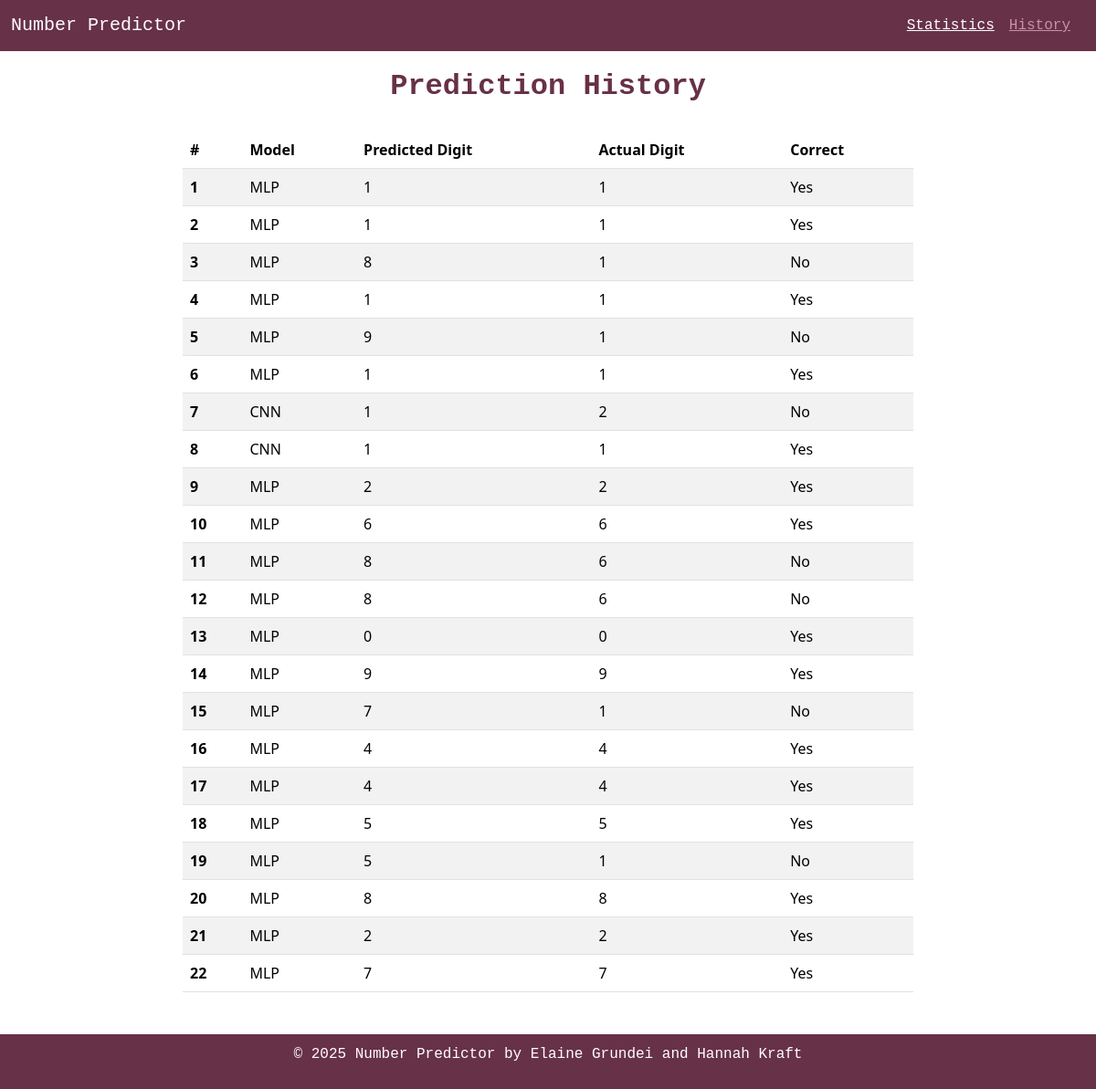
Page /history on the earlier database version.
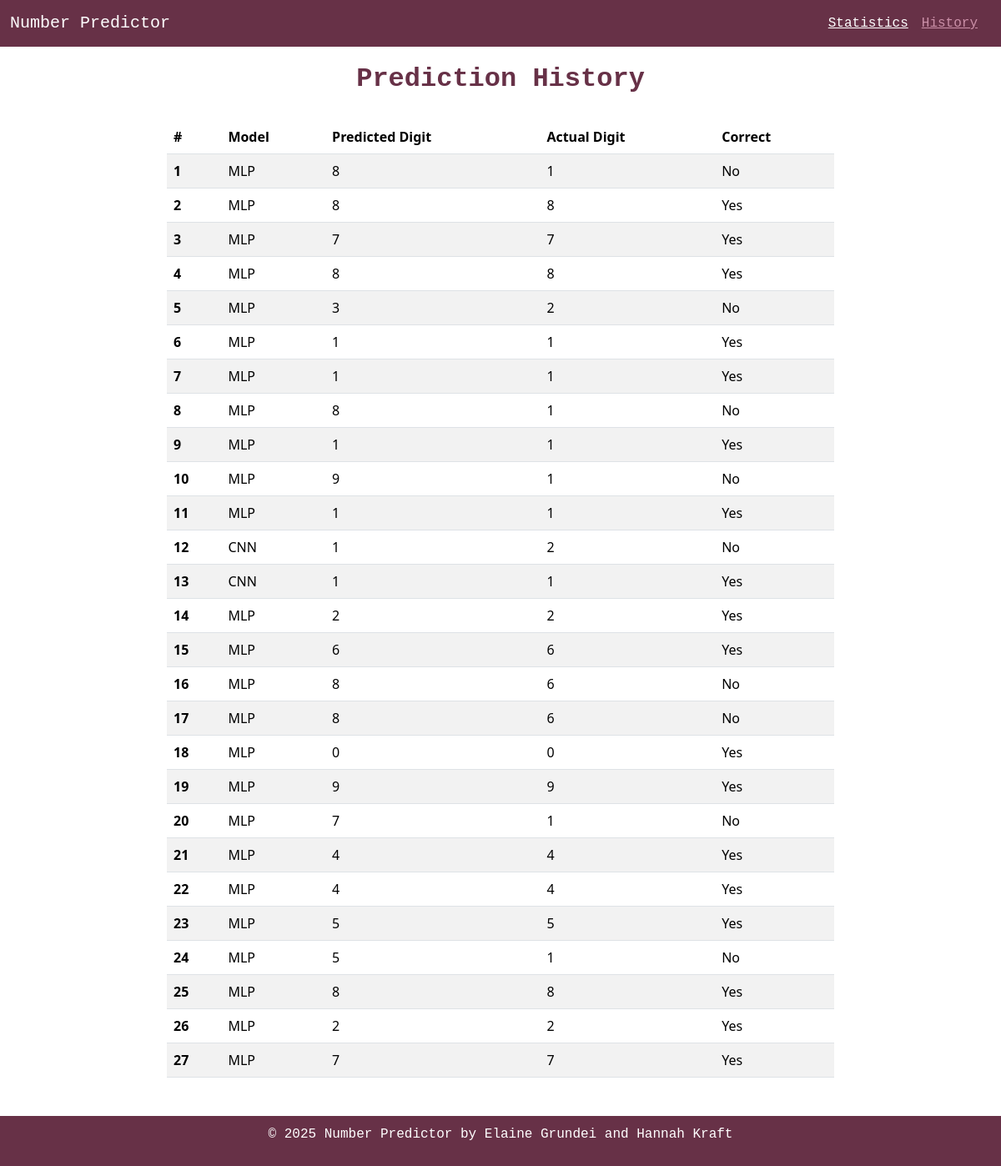
Same page on the later database version.
### tables this page shows
CREATE TABLE cnn_results (
            id INTEGER PRIMARY KEY AUTOINCREMENT,
            timestamp TEXT,
            model_name TEXT,
            input_data TEXT,
            predicted_label TEXT,
            true_label TEXT,
            correct INTEGER,
            confidence REAL
        );

### main.py (the view)
@app.route("/history")
def history():
    results = fetch_all()
    history_list = []
    for row in results:
        entry = {
            "model_name": row[2],  # model_name
            "predicted": row[4],  # predicted_label
            "actual": row[5],     # true_label
            "correct": row[6],    # correct (1/0)
            "confidence": row[7]  # optional
        }
        history_list.append(entry)
    return render_template("history.html", history=history_list)

### database_operations.py (called while the page is built)
def connect():
    conn = sqlite3.connect(DB_PATH)
    return conn

def fetch_all():
    conn = connect()
    cursor = conn.cursor()
    cursor.execute("SELECT * FROM cnn_results ORDER BY id DESC")
    results = cursor.fetchall()
    conn.close()
    return results

### templates/history.html (shortened to what this page needs)
<!DOCTYPE html>
<html lang="en">
<head>
    <link href="https://cdn.jsdelivr.net/npm/bootstrap@5.3.2/dist/css/bootstrap.min.css" rel="stylesheet">
    <link rel="stylesheet" href="{{ url_for('static', filename='styles.css') }}">
</head>
<body>
<div class="page-wrapper">
<nav class="navbar navbar-expand-md navbar-dark">
  <div class="container-fluid">
  <a class="navbar-brand" href="/">Number Predictor</a>
    <div class="collapse navbar-collapse" id="myNavbar">
        <ul class="navbar-nav ms-auto">
            <li><a class="nav-item me-3" href="statistics">Statistics</a></li>
            <li><a id="active" class="nav-item me-3" href="history">History</a></li>
        </ul>
    </div>
  </div>
</nav>
<div class="content">
    <h2 style="text-align: center; margin-top: 20px; font-family: 'Courier New', Courier, monospace; color: #673147; font-weight: bold"><b>Prediction History</b></h2>
    <div class="history-container" style="margin-top: 30px; max-width: 800px; margin-left: auto; margin-right: auto;">
        {% if history %}
            <table class="table table-striped">
                <thead>
                    <tr>
                        <th scope="col">#</th>
                        <th scope="col">Model</th>
                        <th scope="col">Predicted Digit</th>
                        <th scope="col">Actual Digit</th>
                        <th scope="col">Correct</th>
                    </tr>
                </thead>
                <tbody>
                    {% for entry in history %}
                    <tr>
                        <th scope="row">{{ loop.index }}</th>
                        <td>{{entry.model_name}}</td>
                        <td>{{ entry.predicted }}</td>
                        <td>{{ entry.actual }}</td>
                        <td>{% if entry.correct %}Yes{% else %}No{% endif %}</td>
                    </tr>
                    {% endfor %}
                </tbody>
            </table>
        {% else %}
            <p style="text-align: center; font-size: 18px;">No prediction history available.</p>
        {% endif %}
    </div>
</div>
<div class="footer" style="text-align: center; margin-top: 30px;">
        <footer><p>&copy; 2025 Number Predictor by Elaine Grundei and Hannah Kraft</p></footer>
</div>
</div>
</body>
</html>

### static/styles.css (style rules this page uses)
.navbar { background-color: #673147; font-family: 'Courier New', Courier, monospace; color: white; }
.navbar-brand { font-family: 'Courier New', Courier, monospace; color: white; }
.nav-item { font-family: 'Courier New', Courier, monospace; color: white; }
li { font-family: Free Mono, monospace; color: white; }
.footer { font-family: Free Mono, monospace; background-color: #673147; color: white; text-align: center; padding: 10px; }
html, body { height: 100%; margin: 0; }
.page-wrapper { display: flex; flex-direction: column; min-height: 100vh; }
#active { font-family: 'Courier New', Courier, monospace; color: #CB90A8; }

Differences in the rows shown:
added cnn_results: model_name "MLP", predicted "8", actual "1", correct "No"
added cnn_results: model_name "MLP", predicted "8", actual "8", correct "Yes"
added cnn_results: model_name "MLP", predicted "7", actual "7", correct "Yes"
added cnn_results: model_name "MLP", predicted "8", actual "8", correct "Yes"
added cnn_results: model_name "MLP", predicted "3", actual "2", correct "No"
